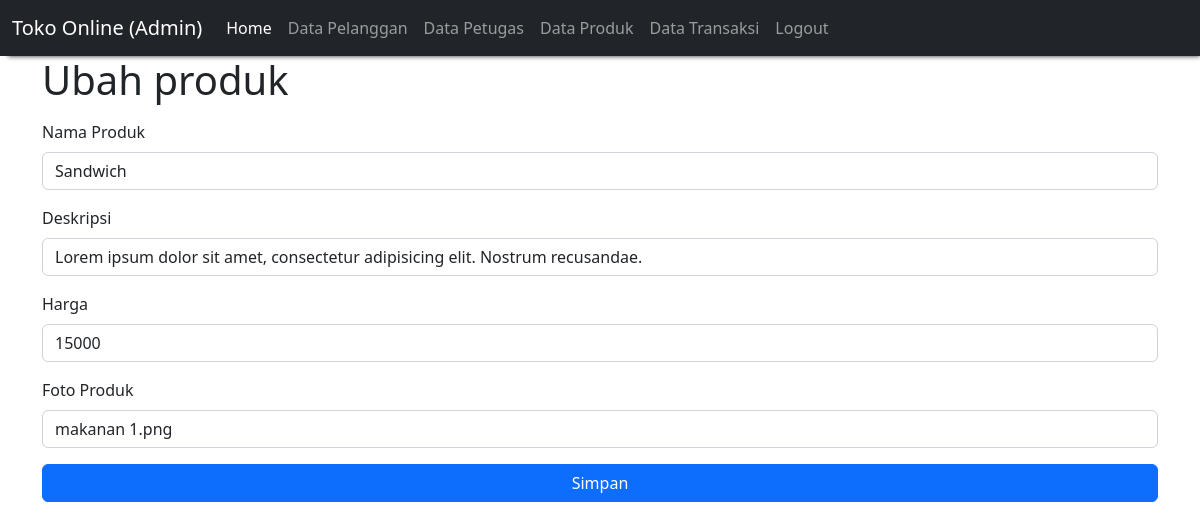
/admin/ubah_produk.php?id_produk=1, run on the app's committed database.
### tables this page shows
CREATE TABLE `produk` (
  `id_produk` int(11) NOT NULL,
  `nama_produk` varchar(100) NOT NULL,
  `deskripsi` text NOT NULL,
  `harga` int(11) NOT NULL,
  `foto_produk` varchar(255) NOT NULL
);

### admin/ubah_produk.php (the view, shortened to what this page needs)
<?php
  include 'navbar.php';
?>
<!doctype html>
<html lang="en">
<head>
  <link href="https://cdn.jsdelivr.net/npm/bootstrap@5.2.0/dist/css/bootstrap.min.css" rel="stylesheet">
</head>
<body>
    <?php
    include "koneksi.php";
    $qry_get_produk = mysqli_query($conn, "select * from produk where id_produk = '" . $_GET['id_produk'] . "'");
    $dt_produk = mysqli_fetch_array($qry_get_produk);
    ?>
    <div class="container">
    <h1>Ubah produk</h1>
    <form action="proses_ubah_produk.php" method="post">
        <div class="mb-3">
          <label for="nama" class="form-label">Nama Produk</label>
          <input type="text" class="form-control" id="nama" name="nama_produk" value="<?= $dt_produk['nama_produk'] ?>" required>
        </div>
        <div class="mb-3">
          <label for="deskripsi" class="form-label">Deskripsi</label>
          <input type="text" class="form-control" id="deskripsi" name="deskripsi" value="<?= $dt_produk['deskripsi'] ?>" required>
        </div>
        <div class="mb-3">
          <label for="harga" class="form-label">Harga</label>
          <input type="number" class="form-control" id="harga" name="harga" value="<?= $dt_produk['harga'] ?>" required>
        </div>
        <div class="mb-3">
          <label for="foto_produk" class="form-label">Foto Produk</label>
          <input type="text" class="form-control" id="foto_produk" name="foto_produk" value="<?= $dt_produk['foto_produk'] ?>" required>
        </div>
        <input type="submit" value="Simpan" class="btn btn-primary w-100">
    </form>
  </div>
</body>
</html>

### data on the page
produk: nama_produk "Sandwich", deskripsi "Lorem ipsum dolor sit amet, consectetur adipisicing elit. Nostrum recusandae.", harga "15000", foto_produk "makanan 1.png"
